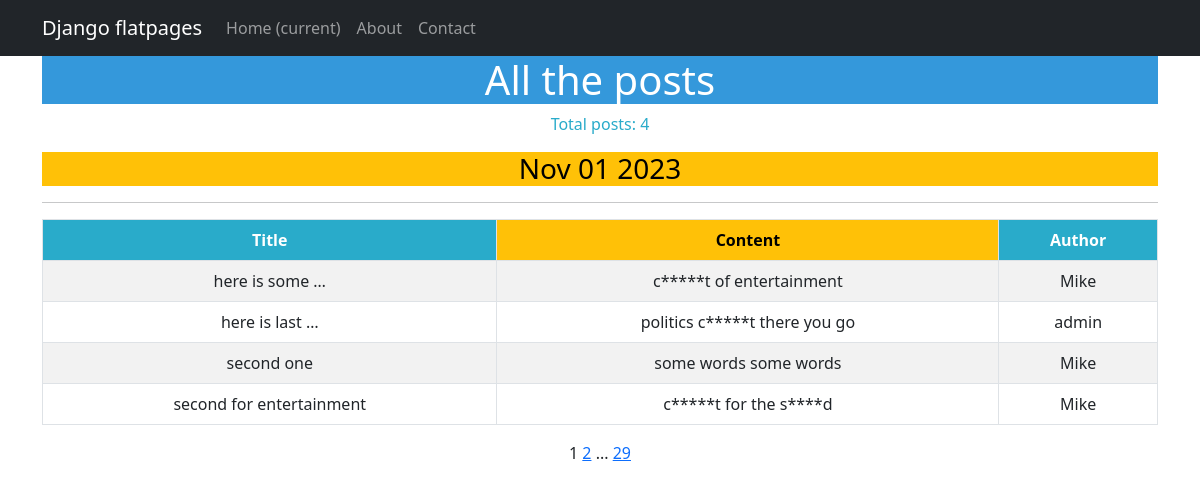
/articles/, run on an earlier commit of the app's database.
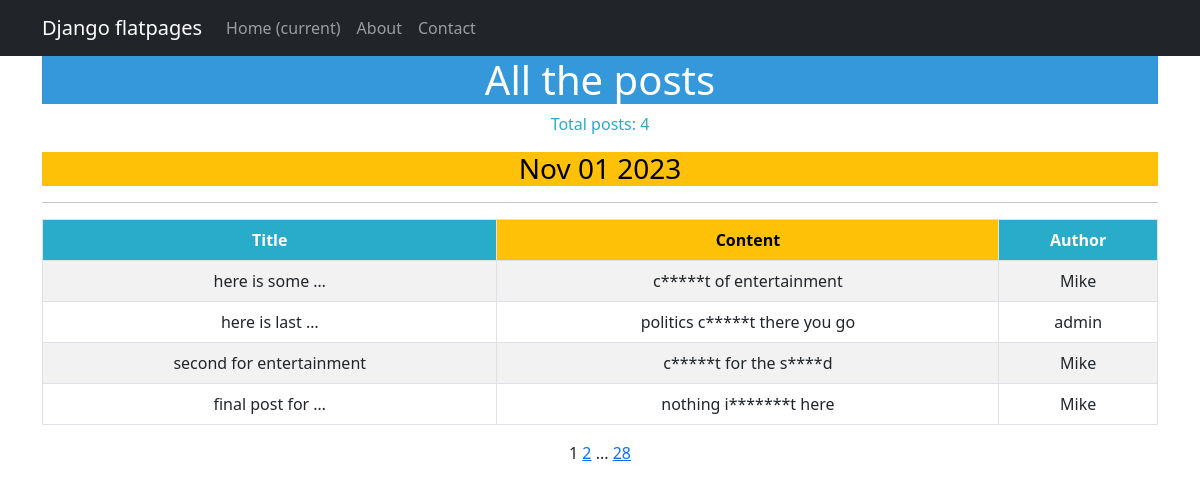
And on a later commit of the database.
### application/models.py (models this page shows, shortened)
class Post(models.Model):
    author = models.ForeignKey(Author, on_delete=models.CASCADE)
    options = models.CharField(max_length=10, choices=[('article', 'Article'), ('news', 'News')], default='article')
    time_of_creation = models.DateTimeField(auto_now_add=True)   #auto_now_add=True
    categories = models.ManyToManyField('Category', through='PostCategory')
    title = models.CharField(max_length=255)            #app - client_name
    content_of_article = models.TextField()             #app - message
    rating = models.IntegerField(default=0)

class Author(models.Model):
    author = models.OneToOneField(User, on_delete=models.CASCADE)
    rating = models.IntegerField(default=0)

### application/views.py (the view)
# urls.py: path('', PostList.as_view(), name='post_list'),# cache_page(60) is off
class PostList(ListView):
    model = Post
    template_name = 'posts.html'
    context_object_name = 'posts'
    paginate_by = 4

### application/templatetags/custom_filters_app.py (called while the page is built)
@register.filter
def replace_letters(value):
    words = value.split()
    result = []
    for word in words:
        if word in forbidden_words:
            result.append(word[0] + '*' * (len(word)-2) + word[-1])
        else:
            result.append(word)
    return ' '.join(result)

### news/templatetags/custom_tags.py (called while the page is built)
@register.simple_tag()
def current_time(format_string='%b %d %Y'):
   return datetime.utcnow().strftime(format_string)

@register.simple_tag(takes_context=True)
def url_replace(context, **kwargs):
   d = context['request'].GET.copy()
   for k, v in kwargs.items():
      d[k] = v
   return d.urlencode()

### templates/posts.html (shortened to what this page needs)
{% extends 'flatpages/default.html' %}
{% load custom_filters_app%}
{% load custom_tags %}
{% block content %}
   <h1 style="background-color: #3498DB; color: #ffffff;">All the posts</h1>
   <p style="color: #29ABCA;">Total posts: {{ posts|length }}</p>
   <h3 style="background-color: #FFC107; color: #000000;">{% current_time '%b %d %Y' %}</h3>
   <hr>
   {% if posts %}
       <table class="table table-bordered table-striped table-hover">
           <thead>
               <tr>
                   <th style="background-color: #29ABCA; color: #ffffff;">Title</th>
                   <th style="background-color: #FFC107; color: #000000;">Content</th>
                   <th style="background-color: #29ABCA; color: #ffffff;">Author</th>
               </tr>
           </thead>
           <tbody>
           {% for post in posts %}
           <tr>
               <td>{{ post.title | truncatewords:3 }}</td>
               <td>{{ post.content_of_article | truncatewords:10 | replace_letters }}</td>
               <td>{{ post.author.author  }}</td>
           </tr>
           {% endfor %}
       </table>
   {% else %}
       <h2 style="color: #29ABCA;">No posts!</h2>
   {% endif %}
   {{ page_obj.number }}
   {% if page_obj.has_next %}
       <a href="?{% url_replace page=page_obj.next_page_number %}">{{ page_obj.next_page_number }}</a>
       {% if paginator.num_pages != page_obj.next_page_number %}
           ...
           <a href="?{% url_replace page=page_obj.paginator.num_pages %}">{{ page_obj.paginator.num_pages }}</a>
       {% endif %}
   {% endif %}
{% endblock content %}

What changed in the data, as far as the page shows it:
removed Post: title "second one", content_of_article "some words some words", author.author "Mike"
now on this page (row unchanged): Post: title "final post for …", content_of_article "nothing i*******t here", author.author "Mike"
Also different on the page:
{{ page_obj.paginator.num_pages }}: "29" → "28"
